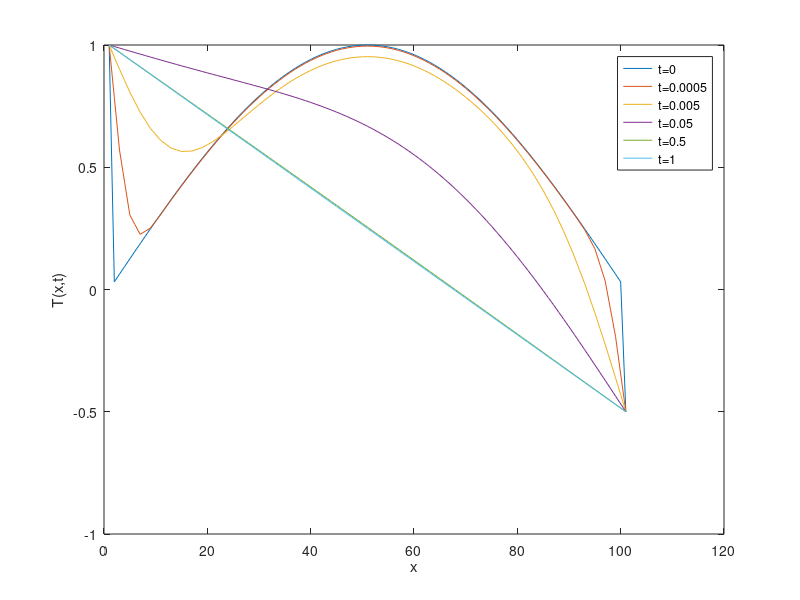

Source code (MATLAB):
% -------------------------------------------------------------------------
% This is a script that calculates how heat diffuses in a insulated
% circular rod heated at one end. 
% 
% The insulated end and the heated end are Neumann boundaries, i.e., the
% heat flux across them (dependent on the temperature gradient) is constant
%
% Original code: http://people.uncw.edu/hermanr/pde1/NumHeatEqn.pdf
% Author: R. L. Herman
% 
% Modified: 2021-07-11
% -------------------------------------------------------------------------

clear all; clc; close all;

% Parameter definitions ---------------------------------------------------
L= 1; % x in (0,L)
Tf =1; % t in (0,T)
k=1; % conductivity 
N = 100; % number of grid points
M = 20000; % number of time points
dx=L/N; dt=Tf/M; % grid spacing
alpha = k*dt/dx^2; 

% Initialization ----------------------------------------------------------
% solution grid
x = linspace(0,L,N+1);
T = ones(N+1,M);

% Initial Condition
T(:,1) = sin(pi*x);

% Dirichlet Boundary conditions at either end
T(1,:) = 1;
T(end,:) = -0.5;

% PDE Solution ------------------------------------------------------------
% Space: discretized using second order derivatives
% Time: explicit time marching, i.e, k+1 values are determined by k values
% BCs: Dirichlet (constant temperature)
for k=1:M-1 % time
    for i=2:N % space
        T(i,k+1)=T(i,k)+alpha*(T(i+1,k)-2*T(i,k)+T(i-1,k));
    end
end

% Visuaization ------------------------------------------------------------
% line plot
figure(1)
plot(T(:,1)); hold on 
plot(T(:,10))
plot(T(:,100))
plot(T(:,1000))
plot(T(:,10000))
plot(T(:,20000))
xlabel('x'); ylabel('T(x,t)');
legend('t=0','t=0.0005','t=0.005','t=0.05','t=0.5','t=1')

